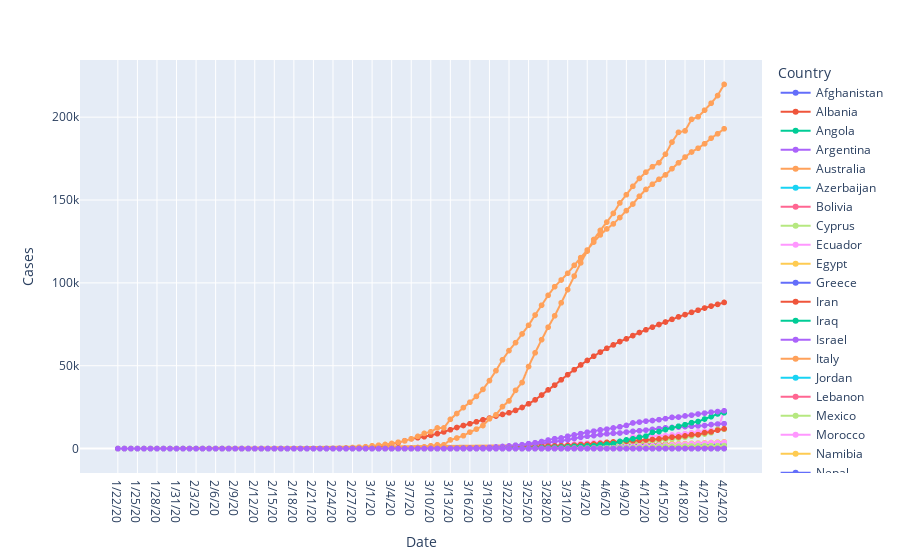

Write notebook code for a chart like this one.
### Markdown cell above
En la gráfica anterior podemos observar que sólo uno de estos países sobresale en la gráfica: Estados Unidos con 905 358 casos confirmados hasta el día 24 de abril del año en curso. El resto de los países presentan casos menores a 160 000.

### Code cell
group_b = df.loc[df['Country'].isin(['Australia', 'Mexico', 'Argentina', 'Libya', 'Angola', 'South_Africa', 
                                     'Pakistan', 'Afghanistan', 'Iran', 'Uzbekistan', 'Peru', 'Portugal', 
                                     'Spain', 'Morocco', 'Italy', 'Tunisia', 'Egypt', 'Jordan', 'Syria', 'Iraq', 
                                     'Malawi', 'Zambia', 'Namibia', 'Botswana', 'Zimbabwe', 'Nepal', 'Bolivia', 
                                     'Greece', 'Israel', 'Taiwan', 'South_Korea', 'Azerbaijan', 'Ecuador', 
                                     'Uruguay', 'Cape_Verde', 'Albania', 'Cyprus', 'Lebanon', 'New_Caledonia', 
                                     'San_Marino'])]

fig = px.line(group_b, x = "Date", y = "Cases", text = "Cases", color = "Country")
fig.show()
